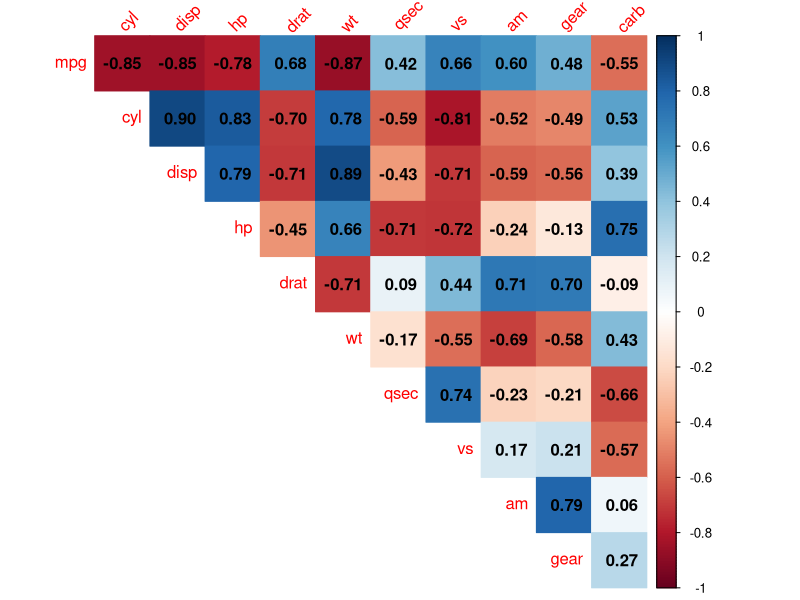
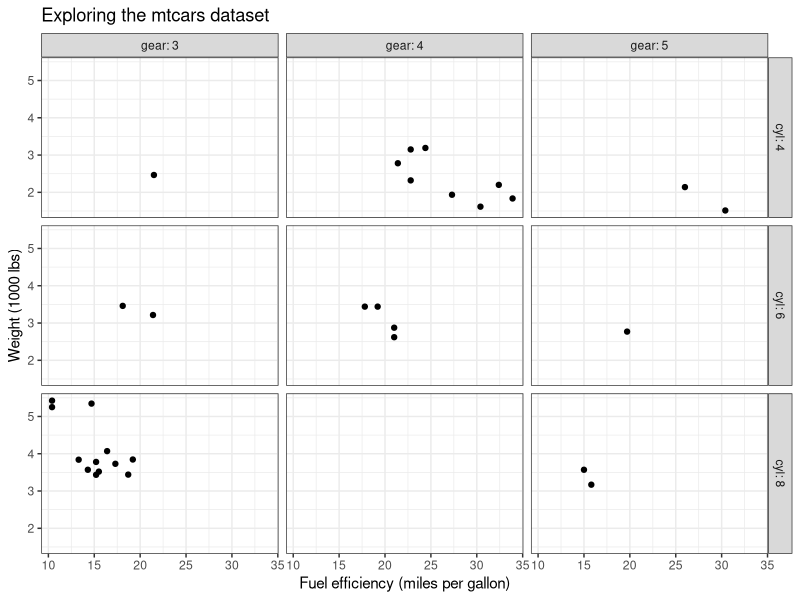

These charts were generated, in order, by the following R code:
## ---- chunk 1
knitr::opts_chunk$set(echo = TRUE)
## ---- chunk 2
library(tidyverse)
# Installs the `corrplot` library if not already installed
if (!requireNamespace("corrplot")) install.packages("corrplot")
library(corrplot)

# The `cor` function takes the correlation of every column against every other column
mtcars_correlations <- cor(mtcars) 

# Let's round the values to 2 decimal places and then plot it
mtcars_correlations <- round(mtcars_correlations,2)
corrplot(mtcars_correlations, 
         type="upper", 
         method="color", 
         tl.srt=45,
         addCoef.col = "black",
         diag = FALSE)
## ---- chunk 3
library(tidyverse)
ggplot( mtcars , aes(x=mpg, y=wt )) + 
  geom_point() +
  theme_bw() +
  facet_grid( cyl ~ gear, labeller = label_both) +
  labs(x = 'Fuel efficiency (miles per gallon)',
       y = 'Weight (1000 lbs)',
       title = "Exploring the mtcars dataset")

